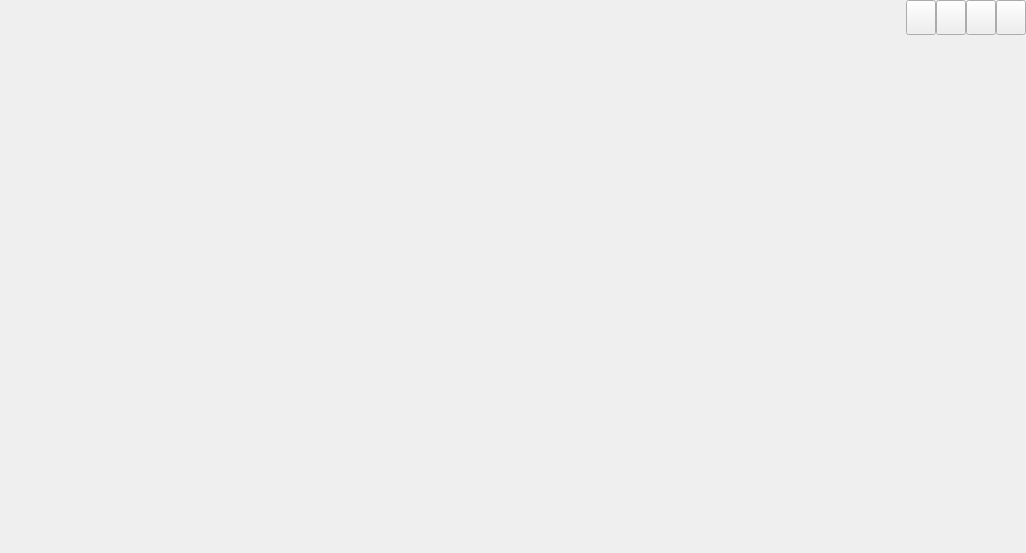
<?xml version="1.0" encoding="UTF-8"?>
<ui version="4.0">
 <class>UIShellWindow</class>
 <widget class="QWidget" name="UIShellWindow">
  <property name="geometry">
   <rect>
    <x>0</x>
    <y>0</y>
    <width>1026</width>
    <height>553</height>
   </rect>
  </property>
  <property name="windowTitle">
   <string/>
  </property>
  <layout class="QGridLayout" name="gridLayout">
   <property name="leftMargin">
    <number>0</number>
   </property>
   <property name="topMargin">
    <number>0</number>
   </property>
   <property name="rightMargin">
    <number>0</number>
   </property>
   <property name="bottomMargin">
    <number>0</number>
   </property>
   <property name="spacing">
    <number>0</number>
   </property>
   <item row="1" column="0">
    <widget class="QWidget" name="widgetLeft" native="true">
     <property name="minimumSize">
      <size>
       <width>180</width>
       <height>0</height>
      </size>
     </property>
     <property name="maximumSize">
      <size>
       <width>180</width>
       <height>16777215</height>
      </size>
     </property>
     <layout class="QVBoxLayout" name="layoutLeft">
      <property name="spacing">
       <number>0</number>
      </property>
      <property name="leftMargin">
       <number>0</number>
      </property>
      <property name="topMargin">
       <number>0</number>
      </property>
      <property name="rightMargin">
       <number>0</number>
      </property>
      <property name="bottomMargin">
       <number>0</number>
      </property>
      <item>
       <widget class="QWidget" name="widgetLogo" native="true">
        <property name="minimumSize">
         <size>
          <width>0</width>
          <height>80</height>
         </size>
        </property>
        <property name="maximumSize">
         <size>
          <width>16777215</width>
          <height>16777215</height>
         </size>
        </property>
        <property name="styleSheet">
         <string notr="true"/>
        </property>
        <widget class="QLabel" name="labIcon">
         <property name="geometry">
          <rect>
           <x>0</x>
           <y>0</y>
           <width>180</width>
           <height>80</height>
          </rect>
         </property>
         <property name="sizePolicy">
          <sizepolicy hsizetype="Preferred" vsizetype="Preferred">
           <horstretch>0</horstretch>
           <verstretch>0</verstretch>
          </sizepolicy>
         </property>
         <property name="minimumSize">
          <size>
           <width>180</width>
           <height>80</height>
          </size>
         </property>
         <property name="maximumSize">
          <size>
           <width>16777215</width>
           <height>80</height>
          </size>
         </property>
         <property name="styleSheet">
          <string notr="true"/>
         </property>
         <property name="text">
          <string/>
         </property>
         <property name="alignment">
          <set>Qt::AlignCenter</set>
         </property>
        </widget>
        <widget class="QLabel" name="labTitle">
         <property name="geometry">
          <rect>
           <x>0</x>
           <y>50</y>
           <width>181</width>
           <height>31</height>
          </rect>
         </property>
         <property name="font">
          <font>
           <family>微软雅黑</family>
           <pointsize>14</pointsize>
          </font>
         </property>
         <property name="text">
          <string/>
         </property>
         <property name="alignment">
          <set>Qt::AlignCenter</set>
         </property>
        </widget>
       </widget>
      </item>
      <item>
       <spacer name="verticalSpacer2">
        <property name="orientation">
         <enum>Qt::Vertical</enum>
        </property>
        <property name="sizeType">
         <enum>QSizePolicy::Expanding</enum>
        </property>
        <property name="sizeHint" stdset="0">
         <size>
          <width>40</width>
          <height>20</height>
         </size>
        </property>
       </spacer>
      </item>
     </layout>
    </widget>
   </item>
   <item row="1" column="1">
    <widget class="QWidget" name="widgetMain" native="true">
     <property name="sizePolicy">
      <sizepolicy hsizetype="Expanding" vsizetype="Preferred">
       <horstretch>0</horstretch>
       <verstretch>0</verstretch>
      </sizepolicy>
     </property>
     <layout class="QVBoxLayout" name="layoutMain">
      <property name="spacing">
       <number>0</number>
      </property>
      <property name="leftMargin">
       <number>0</number>
      </property>
      <property name="topMargin">
       <number>0</number>
      </property>
      <property name="rightMargin">
       <number>0</number>
      </property>
      <property name="bottomMargin">
       <number>0</number>
      </property>
      <item>
       <widget class="QWidget" name="widgetTop" native="true">
        <property name="sizePolicy">
         <sizepolicy hsizetype="Preferred" vsizetype="Preferred">
          <horstretch>0</horstretch>
          <verstretch>0</verstretch>
         </sizepolicy>
        </property>
        <property name="minimumSize">
         <size>
          <width>0</width>
          <height>70</height>
         </size>
        </property>
        <property name="maximumSize">
         <size>
          <width>16777215</width>
          <height>70</height>
         </size>
        </property>
        <layout class="QHBoxLayout" name="layoutTop">
         <property name="spacing">
          <number>0</number>
         </property>
         <property name="leftMargin">
          <number>0</number>
         </property>
         <property name="topMargin">
          <number>0</number>
         </property>
         <property name="rightMargin">
          <number>0</number>
         </property>
         <property name="bottomMargin">
          <number>0</number>
         </property>
         <item>
          <widget class="QWidget" name="widgetToolBar" native="true">
           <property name="sizePolicy">
            <sizepolicy hsizetype="Expanding" vsizetype="Expanding">
             <horstretch>0</horstretch>
             <verstretch>0</verstretch>
            </sizepolicy>
           </property>
           <layout class="QHBoxLayout" name="layoutToolBar">
            <property name="spacing">
             <number>5</number>
            </property>
            <property name="leftMargin">
             <number>0</number>
            </property>
            <property name="topMargin">
             <number>0</number>
            </property>
            <property name="rightMargin">
             <number>0</number>
            </property>
            <property name="bottomMargin">
             <number>0</number>
            </property>
           </layout>
          </widget>
         </item>
         <item>
          <widget class="QWidget" name="widgetMenu" native="true">
           <property name="sizePolicy">
            <sizepolicy hsizetype="Preferred" vsizetype="Preferred">
             <horstretch>0</horstretch>
             <verstretch>0</verstretch>
            </sizepolicy>
           </property>
           <property name="minimumSize">
            <size>
             <width>120</width>
             <height>0</height>
            </size>
           </property>
           <property name="maximumSize">
            <size>
             <width>100</width>
             <height>16777215</height>
            </size>
           </property>
           <layout class="QGridLayout" name="layoutMenu">
            <property name="leftMargin">
             <number>0</number>
            </property>
            <property name="topMargin">
             <number>0</number>
            </property>
            <property name="rightMargin">
             <number>0</number>
            </property>
            <property name="bottomMargin">
             <number>0</number>
            </property>
            <property name="spacing">
             <number>0</number>
            </property>
            <item row="0" column="3">
             <widget class="QPushButton" name="btnMenu_Close">
              <property name="sizePolicy">
               <sizepolicy hsizetype="Minimum" vsizetype="Expanding">
                <horstretch>0</horstretch>
                <verstretch>0</verstretch>
               </sizepolicy>
              </property>
              <property name="minimumSize">
               <size>
                <width>30</width>
                <height>30</height>
               </size>
              </property>
              <property name="cursor">
               <cursorShape>ArrowCursor</cursorShape>
              </property>
              <property name="focusPolicy">
               <enum>Qt::NoFocus</enum>
              </property>
              <property name="toolTip">
               <string/>
              </property>
              <property name="text">
               <string/>
              </property>
             </widget>
            </item>
            <item row="1" column="1" colspan="3">
             <spacer name="verticalSpacer1">
              <property name="orientation">
               <enum>Qt::Vertical</enum>
              </property>
              <property name="sizeHint" stdset="0">
               <size>
                <width>20</width>
                <height>10</height>
               </size>
              </property>
             </spacer>
            </item>
            <item row="0" column="1">
             <widget class="QPushButton" name="btnMenu_Min">
              <property name="sizePolicy">
               <sizepolicy hsizetype="Minimum" vsizetype="Expanding">
                <horstretch>0</horstretch>
                <verstretch>0</verstretch>
               </sizepolicy>
              </property>
              <property name="minimumSize">
               <size>
                <width>30</width>
                <height>30</height>
               </size>
              </property>
              <property name="cursor">
               <cursorShape>ArrowCursor</cursorShape>
              </property>
              <property name="focusPolicy">
               <enum>Qt::NoFocus</enum>
              </property>
              <property name="toolTip">
               <string/>
              </property>
              <property name="text">
               <string/>
              </property>
             </widget>
            </item>
            <item row="0" column="2">
             <widget class="QPushButton" name="btnMenu_Max">
              <property name="sizePolicy">
               <sizepolicy hsizetype="Minimum" vsizetype="Expanding">
                <horstretch>0</horstretch>
                <verstretch>0</verstretch>
               </sizepolicy>
              </property>
              <property name="minimumSize">
               <size>
                <width>30</width>
                <height>30</height>
               </size>
              </property>
              <property name="focusPolicy">
               <enum>Qt::NoFocus</enum>
              </property>
              <property name="text">
               <string/>
              </property>
             </widget>
            </item>
            <item row="0" column="0">
             <widget class="QPushButton" name="btnMenu_Menu">
              <property name="sizePolicy">
               <sizepolicy hsizetype="Minimum" vsizetype="Expanding">
                <horstretch>0</horstretch>
                <verstretch>0</verstretch>
               </sizepolicy>
              </property>
              <property name="minimumSize">
               <size>
                <width>30</width>
                <height>30</height>
               </size>
              </property>
              <property name="text">
               <string/>
              </property>
             </widget>
            </item>
           </layout>
          </widget>
         </item>
        </layout>
       </widget>
      </item>
      <item>
       <widget class="QFrame" name="frameClient">
        <property name="frameShape">
         <enum>QFrame::NoFrame</enum>
        </property>
        <property name="frameShadow">
         <enum>QFrame::Plain</enum>
        </property>
        <layout class="QVBoxLayout" name="layoutClient">
         <property name="spacing">
          <number>0</number>
         </property>
         <property name="leftMargin">
          <number>0</number>
         </property>
         <property name="topMargin">
          <number>0</number>
         </property>
         <property name="rightMargin">
          <number>0</number>
         </property>
         <property name="bottomMargin">
          <number>0</number>
         </property>
        </layout>
       </widget>
      </item>
     </layout>
    </widget>
   </item>
  </layout>
 </widget>
 <resources/>
 <connections/>
</ui>
